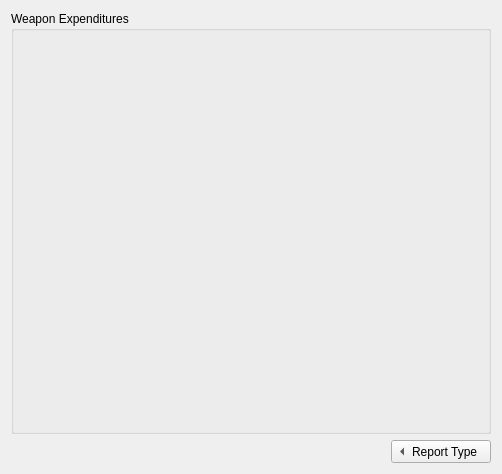
<?xml version="1.0" encoding="UTF-8"?>
<ui version="4.0">
 <class>OptionsWE</class>
 <widget class="QWidget" name="OptionsWE">
  <property name="geometry">
   <rect>
    <x>0</x>
    <y>0</y>
    <width>502</width>
    <height>474</height>
   </rect>
  </property>
  <property name="sizePolicy">
   <sizepolicy hsizetype="Expanding" vsizetype="Fixed">
    <horstretch>0</horstretch>
    <verstretch>0</verstretch>
   </sizepolicy>
  </property>
  <layout class="QVBoxLayout" name="verticalLayout" stretch="0,0">
   <item>
    <widget class="QGroupBox" name="groupBox_2">
     <property name="styleSheet">
      <string notr="true"/>
     </property>
     <property name="title">
      <string>Weapon Expenditures</string>
     </property>
     <property name="flat">
      <bool>false</bool>
     </property>
     <layout class="QVBoxLayout">
      <item>
       <widget class="PostProcessor::FilterWidget" name="weaponFilter" native="true">
        <property name="sizePolicy">
         <sizepolicy hsizetype="Expanding" vsizetype="Expanding">
          <horstretch>0</horstretch>
          <verstretch>0</verstretch>
         </sizepolicy>
        </property>
       </widget>
      </item>
     </layout>
    </widget>
   </item>
   <item>
    <layout class="QHBoxLayout" name="horizontalLayout_2">
     <item>
      <spacer name="horizontalSpacer">
       <property name="orientation">
        <enum>Qt::Horizontal</enum>
       </property>
       <property name="sizeHint" stdset="0">
        <size>
         <width>40</width>
         <height>20</height>
        </size>
       </property>
      </spacer>
     </item>
     <item>
      <widget class="QToolButton" name="toolButton">
       <property name="sizePolicy">
        <sizepolicy hsizetype="Fixed" vsizetype="Fixed">
         <horstretch>0</horstretch>
         <verstretch>0</verstretch>
        </sizepolicy>
       </property>
       <property name="contextMenuPolicy">
        <enum>Qt::NoContextMenu</enum>
       </property>
       <property name="toolTip">
        <string/>
       </property>
       <property name="layoutDirection">
        <enum>Qt::LeftToRight</enum>
       </property>
       <property name="styleSheet">
        <string notr="true"/>
       </property>
       <property name="text">
        <string>Report Type</string>
       </property>
       <property name="toolButtonStyle">
        <enum>Qt::ToolButtonTextBesideIcon</enum>
       </property>
       <property name="autoRaise">
        <bool>false</bool>
       </property>
       <property name="arrowType">
        <enum>Qt::LeftArrow</enum>
       </property>
      </widget>
     </item>
    </layout>
   </item>
  </layout>
 </widget>
 <customwidgets>
  <customwidget>
   <class>PostProcessor::FilterWidget</class>
   <extends>QWidget</extends>
   <header>FilterWidget.hpp</header>
   <container>1</container>
  </customwidget>
 </customwidgets>
 <resources/>
 <connections/>
</ui>
